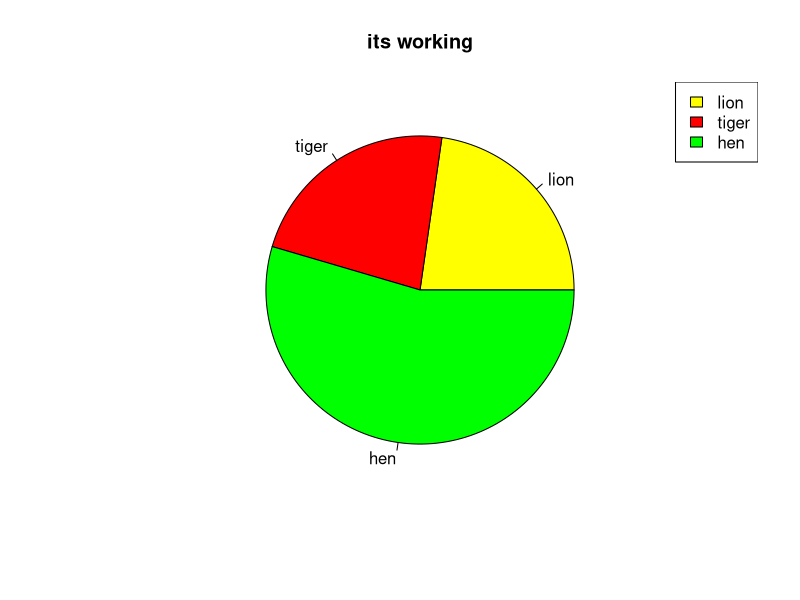

Generate this figure with R:
p=c(50,50,120)
labels=c("lion","tiger","hen")
myCol=c("yellow","red","green")
png("1")
pie(p,labels,col=myCol,main="its working")
legend("topright",labels,fill=myCol)
dev.off()
